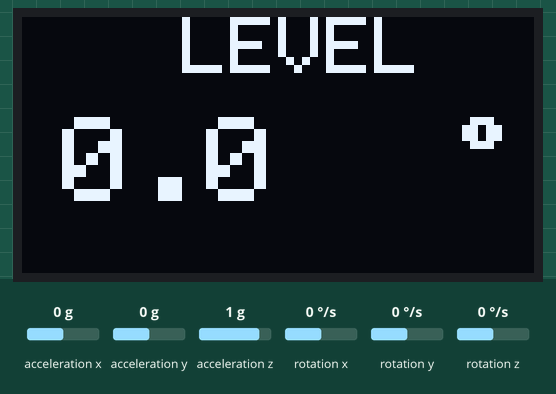
This sketch was run on a simulated ESP8266 (NodeMCU). Shown: 128×64 one-colour display. The test bench sets the inputs (shaded band); at power-on: acceleration y 0 g, acceleration z 1 g, acceleration x 0 g, rotation x 0 °/s, rotation y 0 °/s, rotation z 0 °/s. What the sketch prints to the serial monitor is not drawn.

Above: at 1.2 s.
1.3 s: acceleration y set to -1.4 g
At 2.2 s:
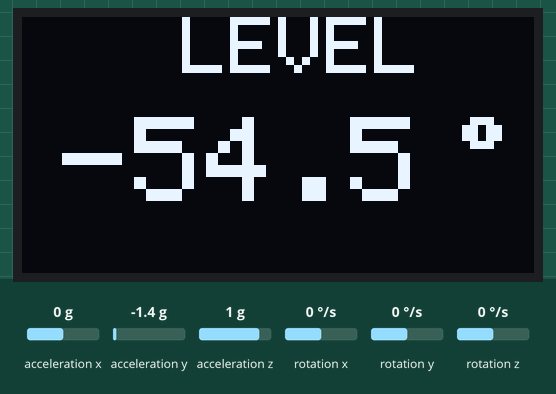
2.9 s: acceleration z set to -1.4 g
At 4.2 s:
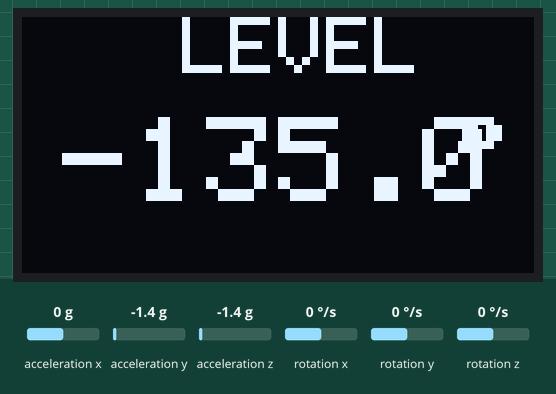
4.5 s: acceleration y set to -0.8 g
At 5.2 s:
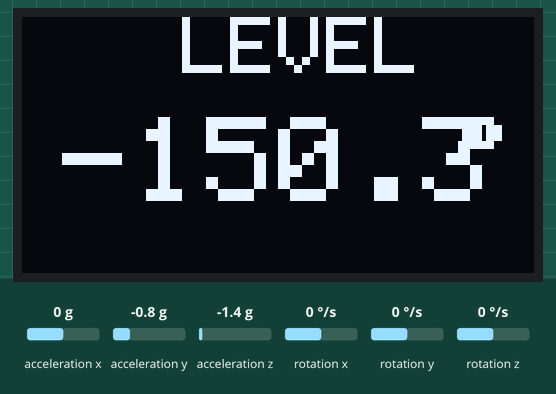
6.1 s: acceleration z set to 0 g
At 7.3 s:
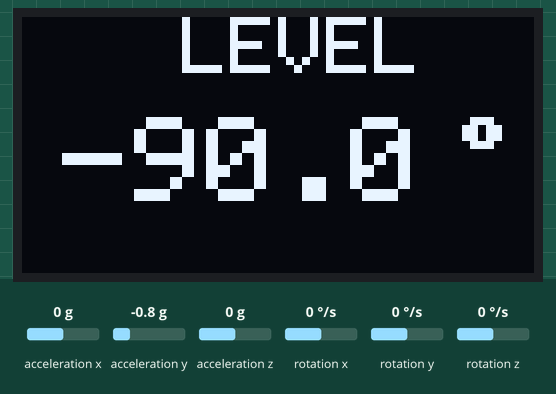
Timing chart, 0 to 8.7 s (numbered marks = the images above; inputs shaded):
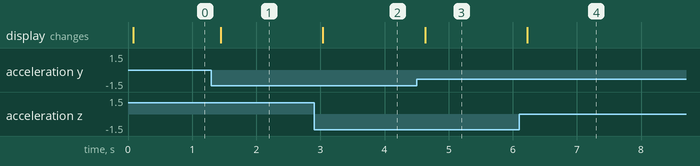

Measured:
- after the input at 1.3 s, the display: changes after 0.15 s (image 1)
- after the input at 2.9 s, the display: changes after 0.14 s (image 2)
- after the input at 4.5 s, the display: changes after 0.13 s (image 3)
- after the input at 6.1 s, the display: changes after 0.12 s (image 4)

The sketch:

Digital_Level.ino
```cpp
/*
  ---------------------------------------------------------
  Project         : Digital Spirit Level using MPU6050 + OLED
  Youtube Channel : @AmithLabs
  Author          : Amith Wijekoon
  ---------------------------------------------------------

  This ESP8266 project demonstrates a simple Digital
  Spirit Level (Digital Speed Level) using an MPU6050
  gyroscope/accelerometer sensor and a 0.96" OLED display.

  The MPU6050 reads the tilt angle of the device and
  calculates the X-axis angle in degrees.

  The angle value is then displayed in large text on
  the OLED screen for easy reading.

  This project is ideal for learning:
  - I2C communication
  - MPU6050 sensor interfacing
  - OLED display control
  - Angle calculation using accelerometer data
  - ESP8266 NodeMCU projects

  ---------------------------------------------------------
  Hardware Connections
  ---------------------------------------------------------

  NodeMCU ESP8266 + OLED Display (SSD1306)

    OLED GND  -> GND
    OLED VCC  -> 3V3
    OLED SCL  -> D1 (GPIO5)
    OLED SDA  -> D2 (GPIO4)

  NodeMCU ESP8266 + MPU6050 Sensor

    MPU GND   -> GND
    MPU VCC   -> 3V3
    MPU SCL   -> D1 (GPIO5)
    MPU SDA   -> D2 (GPIO4)

  Note:
  OLED and MPU6050 both use the same I2C bus
  (same SDA and SCL lines)

  ---------------------------------------------------------
*/

#include <Wire.h>
#include <Adafruit_GFX.h>
#include <Adafruit_SSD1306.h>
#include <MPU6050.h>
#include <math.h>

// OLED display size
#define SCREEN_WIDTH 128
#define SCREEN_HEIGHT 64

// OLED reset pin (-1 means no reset pin used)
#define OLED_RESET -1

// Create OLED display object
Adafruit_SSD1306 display(
  SCREEN_WIDTH,
  SCREEN_HEIGHT,
  &Wire,
  OLED_RESET
);

// Create MPU6050 sensor object
MPU6050 mpu;

void setup() {

  // Start serial monitor for debugging
  Serial.begin(115200);

  // Start I2C communication
  // SDA = D2
  // SCL = D1
  Wire.begin(D2, D1);

  /*
    -----------------------------------------------------
    Initialize OLED Display
    -----------------------------------------------------
  */

  // Start OLED with I2C address 0x3C
  if (!display.begin(SSD1306_SWITCHCAPVCC, 0x3C)) {

    Serial.println("OLED not found");

    // Stop program if OLED is not detected
    while (true);
  }

  /*
    -----------------------------------------------------
    Initialize MPU6050 Sensor
    -----------------------------------------------------
  */

  // Start MPU6050
  mpu.initialize();

  // Check sensor connection
  if (mpu.testConnection()) {

    Serial.println("MPU6050 Connected Successfully!");

  } else {

    Serial.println("MPU6050 Connection Failed!");

    // Stop program if MPU6050 is not detected
    while (true);
  }

  // Clear OLED screen at startup
  display.clearDisplay();
  display.display();
}

void loop() {

  /*
    -----------------------------------------------------
    Read Accelerometer Values
    -----------------------------------------------------
  */

  int16_t ax, ay, az;

  // Read acceleration values from MPU6050
  mpu.getAcceleration(&ax, &ay, &az);

  /*
    -----------------------------------------------------
    Calculate X-Axis Angle
    -----------------------------------------------------

    Formula:

    angleX = atan2(ay, az) * 180 / PI

    This converts accelerometer values into
    angle in degrees.
  */

  float angleX = atan2(ay, az) * 180 / PI;

  /*
    -----------------------------------------------------
    Display Data on OLED
    -----------------------------------------------------
  */

  // Clear previous screen
  display.clearDisplay();

  // Set text color
  display.setTextColor(WHITE);

  /*
    Display Title
  */

  display.setTextSize(2);
  display.setCursor(40, 0);
  display.print("LEVEL");

  /*
    Display Large Angle Value
  */

  display.setTextSize(3);
  display.setCursor(10, 25);
  display.print(angleX, 1);

  /*
    Display Degree Symbol
  */

  display.setTextSize(2);
  display.setCursor(110, 25);

  // Character 247 looks similar to degree symbol
  display.print((char)247);

  // Update OLED screen
  display.display();

  // Small refresh delay
  delay(200);
}
```
